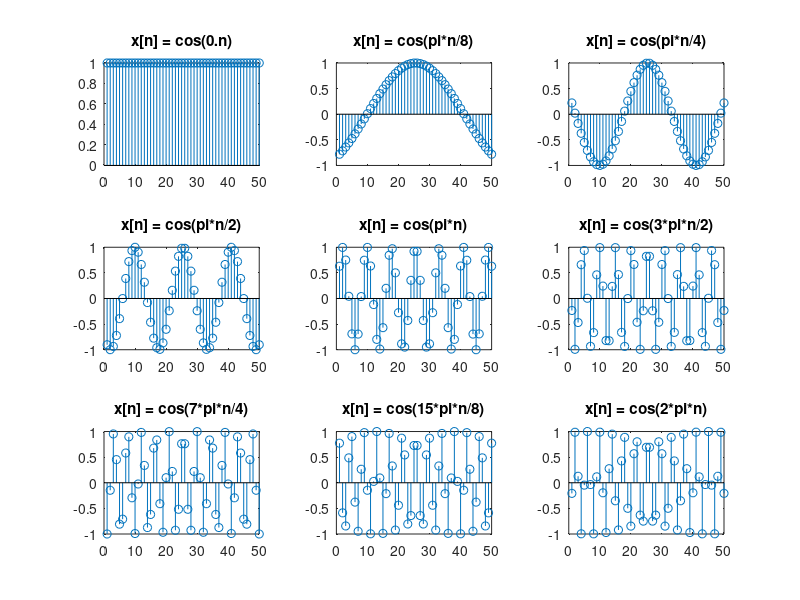

The MATLAB script that drew this image:
figure

subplot(3,3,1)
X = linspace(-2*pi,2*pi,50)';
Y1= [cos(0*X)];
stem(Y1);
title('x[n] = cos(0.n)');

subplot(3,3,2)
X = linspace(-2*pi,2*pi,50)';
Y2= [cos(pi*X/8)];
stem(Y2);
title('x[n] = cos(pi*n/8)');

subplot(3,3,3)
X = linspace(-2*pi,2*pi,50)';
Y3= [cos(pi*X/4)];
stem(Y3);
title('x[n] = cos(pi*n/4)');

subplot(3,3,4)
X = linspace(-2*pi,2*pi,50)';
Y4= [cos(pi*X/2)];
stem(Y4);
title('x[n] = cos(pi*n/2)');

subplot(3,3,5)
X = linspace(-2*pi,2*pi,50)';
Y5= [cos(pi*X)];
stem(Y5);
title('x[n] = cos(pi*n)');

subplot(3,3,6)
X = linspace(-2*pi,2*pi,50)';
Y6= [cos(3*pi*X/2)];
stem(Y6);
title('x[n] = cos(3*pi*n/2)');

subplot(3,3,7)
X = linspace(-2*pi,2*pi,50)';
Y7= [cos(7*pi*X/4)];
stem(Y7);
title('x[n] = cos(7*pi*n/4)');

subplot(3,3,8)
X = linspace(-2*pi,2*pi,50)';
Y8= [cos(15*pi*X/8)];
stem(Y8);
title('x[n] = cos(15*pi*n/8)');

subplot(3,3,9)
X = linspace(-2*pi,2*pi,50)';
Y9= [cos(2*pi*X)];
stem(Y9);
title('x[n] = cos(2*pi*n)');








